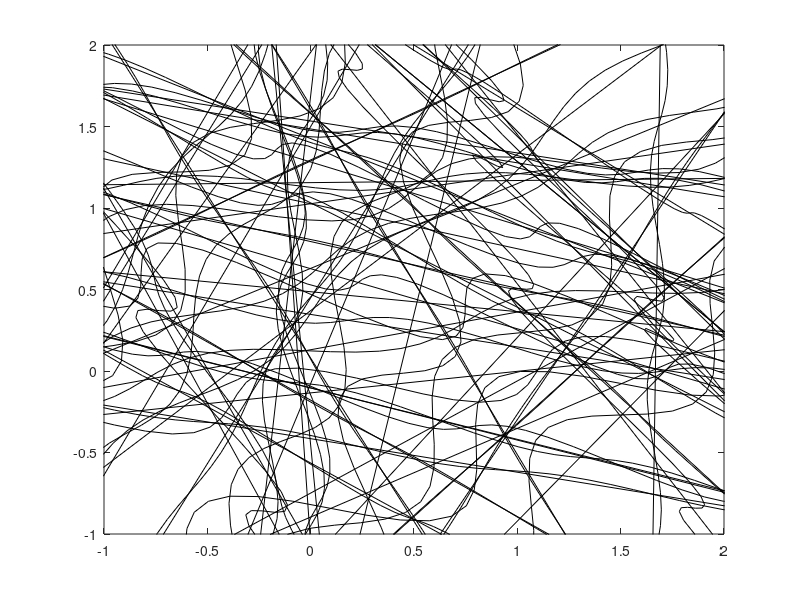

MATLAB code for this plot:
%This program is fiber simulation for the I-randomness uniform
%dis-continuous crimp

clear all                            %clearing program
close all
clc

kx=64;
[x]=linspace(0,1, kx+1);            %linespaceing for x
[y]=linspace(0,1, kx+1);            %linespacing for y

n=50;                             %sample size
a=-sqrt(2);                         %lower bound for uniform distribution
b=sqrt(2);                          %upper bound for uniform distribution

 for i=1:n
     
      d=unifrnd(a,b,1);                   %distance from origin
        angle=unifrnd(0,2*pi,1);            %angle
        L=10;              %length of line
        xp=.5+d*cos(angle);                 %x cordinate of midpoint
        yp=.5+d*sin(angle);                 %y cordinate of midpoint
        x1=xp+(L/2)*cos(angle + pi/2);      %x cordinate of point 1
        y1=yp+(L/2)*sin(angle + pi/2);      %y cordinate of point 1
        x2=xp-(L/2)*cos(angle + pi/2);      %x cordinate of point 2
        y2=yp-(L/2)*sin(angle + pi/2);      %y cordinate of point 2
        x=[x1,x2];                          %x vector of point 1, 2
        y=[y1,y2];                          %y vector of point 1, 2

slo=(y2-y1)/(x2-x1);            %slope of crimp
th=atan(slo);                   %angle of crimp
c=cos(th);                      %cosine of crimp angle
s=sin(th);                       %sine of crimp angle

%A=-slo/(2*pi);
A=normrnd(.01,.01);                     %Amplitude or height of crimp
K=(x2-x1)/c;                     %lenght of the crimp to match line              



%how many
t=0:0.01:1;                     %number of cycles 
freq=unifrnd(12,15);            %frequency or x lenght of crimp

f=K * (c * t - A * sin(freq*pi*t)) + x1;
g=K *( s * t + A * sin(freq*pi*t)) + y1;
plot(f,g,'k');

plot([x1,x2],[y1,y2],'k');
        
    
     xlim([-1 2])                    %x limits
     ylim([-1 2])                    %y limits
     hold on;                       %hold on for graph 
  
    end
